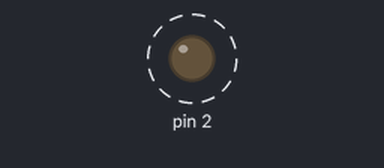
The sketch below on a simulated Arduino Uno, built with avr-gcc and run on an emulated ATmega328P. On the bench: output pins drawn as LEDs (lit = HIGH). Dashed ring = blinking. What the sketch prints to the serial monitor is not drawn.

Above: at 0.2 s.
Timing chart, 0 to 4.7 s (numbered marks = the images above):
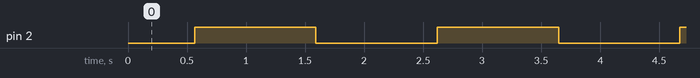

Measured:
- by itself, pin 2: alternates HIGH for 1.0 s and LOW for 1.0 s

The sketch:

Breathing.ino
```cpp
int led;
int f;
void setup() {
  pinMode(2,OUTPUT);
  led = 0;
  f = -5;
  digitalWrite(2,LOW);
  Serial.begin(9600);
}

void loop() {
  analogWrite(2,led);
  led = led+f;
  if(led<=0){
    f = 5;
  }else if(led>=255){
    f = -5;
  }
  Serial.print(led);
  delay(20);
}
```
